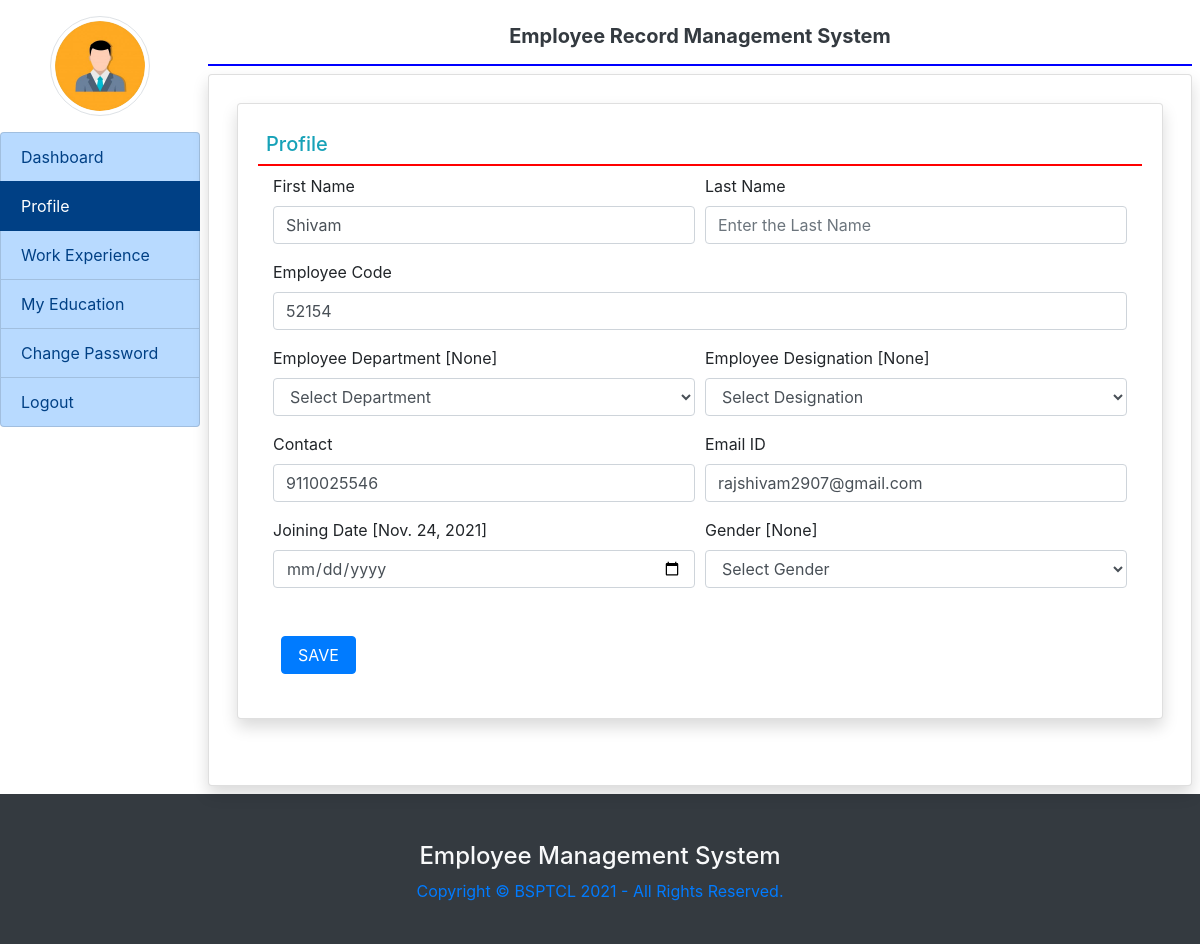
/profile (signed in), run on the app's committed database.
### employee/models.py (models this page shows, shortened)
class EmployeeDetail(models.Model):
    user = models.ForeignKey(User,on_delete=models.CASCADE)
    empcode = models.CharField(max_length=50)
    empdept = models.CharField(max_length=100,null=True)
    designation = models.CharField(max_length=100, null=True)
    contact = models.CharField(max_length=15, null=True)
    gender = models.CharField(max_length=50, null=True)
    joiningdate = models.DateField(null=True)

### employee/views.py (the view, shortened to what this page needs)
# urls.py: path('profile',profile,name='profile'),
def profile(request):
    if not request.user.is_authenticated:
        return redirect('emp_login')
    error = ""
    user = request.user
    employee = EmployeeDetail.objects.get(user=user)
    return render(request,'profile.html',locals())

### employee/templates/profile.html (shortened to what this page needs)
{% extends 'emp_base.html' %}
{% block main%}
<div class="card shadow m-2">
    <div class="card-body">
        <h5 class="p-2 text-info" style="border-bottom : 2px solid red" > Profile </h5>
       <div class="container-fluid">
           <form method="post">
               <div class="form-row">
                   <div class="col-sm-6">
                       <div class="form-group">
                           <label>First Name</label>
                           <input type="text" name="firstname" class="form-control" placeholder="Enter the First Name" pattern="[A-Za-z]+" value="{{employee.user.first_name}}">
                       </div>
                   </div>
                   <div class="col-sm-6">
                       <div class="form-group">
                           <label>Last Name</label>
                           <input type="text" name="lastname" class="form-control" placeholder="Enter the Last Name" pattern="[A-Za-z]+" value="{{employee.user.last_name}}">
                       </div>
                   </div>
                   <div class="col-sm-12">
                       <div class="form-group">
                           <label>Employee Code</label>
                           <input type="text" name="empcode" class="form-control" placeholder="Enter Your Employee Code" pattern="[0-9]+" value="{{employee.empcode}}">
                       </div>
                   </div>
                   <div class="col-sm-6">
                       <div class="form-group">
                           <label>Employee Department [{{employee.empdept}}]</label>
                           <select name="department" class="form-control">
                               <option value="None">Select Department</option>
                           </select>
                       </div>
                   </div>
                   <div class="col-sm-6">
                       <div class="form-group">
                           <label>Employee Designation [{{employee.designation}}]</label>
                           <select name="designation" class="form-control">
                               <option value="None">Select Designation</option>
                           </select>
                       </div>
                   </div>
                   <div class="col-sm-6">
                       <div class="form-group">
                           <label>Contact</label>
                           <input type="text" name="contact" class="form-control" placeholder="Contact Number" value="{{employee.contact}}" pattern="[0-9]+">
                       </div>
                   </div>
                   <div class="col-sm-6">
                       <div class="form-group">
                           <label>Email ID</label>
                           <input type="email" name="emailid" class="form-control" placeholder="Email ID" value="{{employee.user.username}}">
                       </div>
                   </div>
                   <div class="col-sm-6">
                       <div class="form-group">
                           <label>Joining Date [{{employee.joiningdate}}]</label>
                           <input type="date" name="jdate" class="form-control">
                       </div>
                   </div>
                    <div class="col-sm-6">
                       <div class="form-group">
                           <label>Gender [{{employee.gender}}]</label>
                           <select name="gender" class="form-control">
                               <option value="None">Select Gender</option>
                           </select>
                       </div>
                   </div>
               </div>
               <br>
               <input type="submit" value="SAVE" class="m-2 px-3 btn btn-primary">
           </form>
       </div>
    </div>
</div>
{% endblock %}

### data on the page
EmployeeDetail: firstname "Shivam", empcode "52154", empdept "None", designation "None", contact "9110025546", emailid "rajshivam2907@gmail.com", joiningdate "Nov. 24, 2021", gender "None"
